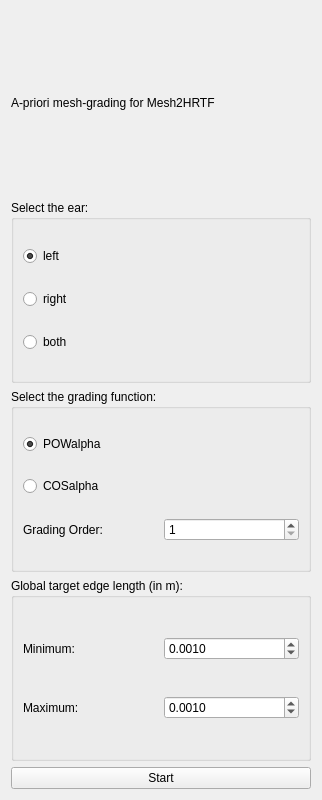
<?xml version="1.0" encoding="UTF-8"?>
<ui version="4.0">
 <class>MeshGradingTool</class>
 <widget class="QWidget" name="MeshGradingTool">
  <property name="enabled">
   <bool>true</bool>
  </property>
  <property name="geometry">
   <rect>
    <x>0</x>
    <y>0</y>
    <width>322</width>
    <height>800</height>
   </rect>
  </property>
  <property name="windowTitle">
   <string>Form</string>
  </property>
  <layout class="QVBoxLayout" name="verticalLayout">
   <item>
    <widget class="QLabel" name="label_description">
     <property name="text">
      <string>A-priori mesh-grading for Mesh2HRTF</string>
     </property>
    </widget>
   </item>
   <item>
    <widget class="QGroupBox" name="groupBox">
     <property name="title">
      <string>Select the ear:</string>
     </property>
     <layout class="QVBoxLayout" name="verticalLayout_ear">
      <item>
       <widget class="QRadioButton" name="ear_left">
        <property name="toolTip">
         <string>Note that the interaural axis has to be aligned with the y-axis!</string>
        </property>
        <property name="text">
         <string>left</string>
        </property>
        <property name="checked">
         <bool>true</bool>
        </property>
       </widget>
      </item>
      <item>
       <widget class="QRadioButton" name="ear_right">
        <property name="toolTip">
         <string>Note that the interaural axis has to be aligned with the y-axis!</string>
        </property>
        <property name="text">
         <string>right</string>
        </property>
       </widget>
      </item>
      <item>
       <widget class="QRadioButton" name="ear_both">
        <property name="toolTip">
         <string>Note that the interaural axis has to be aligned with the y-axis!</string>
        </property>
        <property name="text">
         <string>both</string>
        </property>
       </widget>
      </item>
     </layout>
    </widget>
   </item>
   <item>
    <widget class="QGroupBox" name="groupBox">
     <property name="title">
      <string>Select the grading function:</string>
     </property>
     <layout class="QVBoxLayout" name="verticalLayout_gradingFunction">
      <item>
       <widget class="QRadioButton" name="POWalpha">
        <property name="toolTip">
         <string>Power-function based grading</string>
        </property>
        <property name="text">
         <string>POWalpha</string>
        </property>
        <property name="checked">
         <bool>true</bool>
        </property>
       </widget>
      </item>
      <item>
       <widget class="QRadioButton" name="COSalpha">
        <property name="toolTip">
         <string>Raised-cosine based grading</string>
        </property>
        <property name="text">
         <string>COSalpha</string>
        </property>
       </widget>
      </item>
      <item>
       <layout class="QHBoxLayout" name="horizontalLayout_gradingOrder">
        <item>
         <widget class="QLabel" name="label_5">
          <property name="text">
           <string>Grading Order:</string>
          </property>
         </widget>
        </item>
        <item>
         <widget class="QSpinBox" name="gradingOrder">
          <property name="minimum">
           <number>1</number>
          </property>
          <property name="maximum">
           <number>16</number>
          </property>
          <property name="value">
           <number>1</number>
          </property>
         </widget>
        </item>
       </layout>
      </item>
     </layout>
    </widget>
   </item>
   <item>
    <widget class="QGroupBox" name="groupBox">
     <property name="title">
      <string>Global target edge length (in m):</string>
     </property>
     <layout class="QVBoxLayout" name="verticalLayout_edgelength">
      <item>
       <layout class="QHBoxLayout" name="horizontalLayout_minedgelength">
        <item>
         <widget class="QLabel" name="label">
          <property name="text">
           <string>Minimum:</string>
          </property>
         </widget>
        </item>
        <item>
         <widget class="QDoubleSpinBox" name="minEdgeLength">
          <property name="decimals">
           <number>4</number>
          </property>
          <property name="maximum">
           <double>1.000000000000000</double>
          </property>
          <property name="singleStep">
           <double>0.000100000000000</double>
          </property>
          <property name="value">
           <double>0.001000000000000</double>
          </property>
         </widget>
        </item>
       </layout>
      </item>
      <item>
       <layout class="QHBoxLayout" name="horizontalLayout_maxedgelength">
        <item>
         <widget class="QLabel" name="label_2">
          <property name="text">
           <string>Maximum:</string>
          </property>
         </widget>
        </item>
        <item>
         <widget class="QDoubleSpinBox" name="maxEdgeLength">
          <property name="decimals">
           <number>4</number>
          </property>
          <property name="maximum">
           <double>1.000000000000000</double>
          </property>
          <property name="singleStep">
           <double>0.000100000000000</double>
          </property>
          <property name="value">
           <double>0.001000000000000</double>
          </property>
         </widget>
        </item>
       </layout>
      </item>
     </layout>
    </widget>
   </item>
   <item>
    <widget class="QPushButton" name="meshGradingButton">
     <property name="text">
      <string>Start</string>
     </property>
    </widget>
   </item>
  </layout>
 </widget>
 <resources/>
 <connections/>
</ui>
